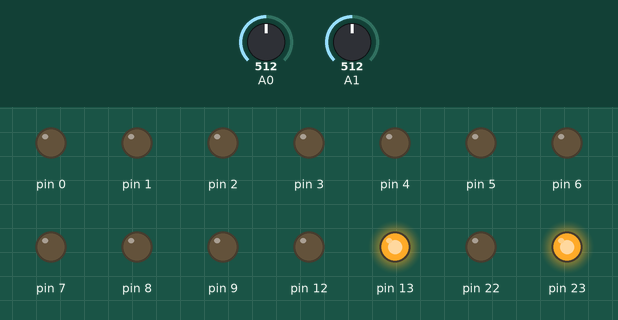
Recording of a sketch running on a simulated Arduino Uno, built with avr-gcc and run on an emulated ATmega328P. On the bench: output pins drawn as LEDs (lit = HIGH). The test bench sets the inputs (shaded band); at power-on: A0 = 512, A1 = 512.

Above: at 0.8 s.
0.9 s: A0 set to 308
2.4 s: A0 set to 285
At 3.6 s:
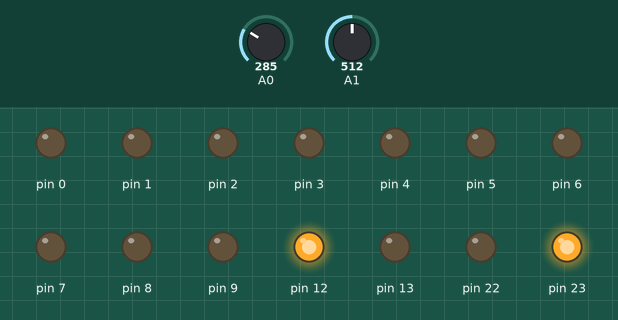
3.9 s: A1 set to 312
5.4 s: A1 set to 293
At 6.0 s:
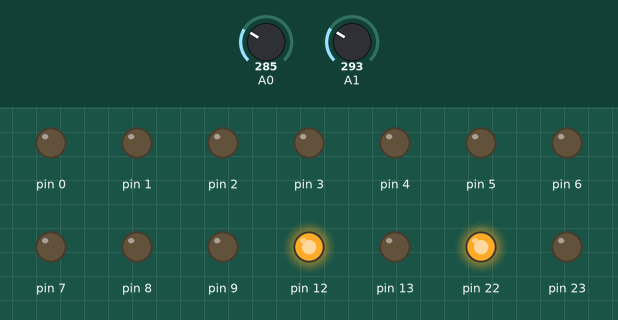
6.9 s: A0 set to 306
At 8.1 s:
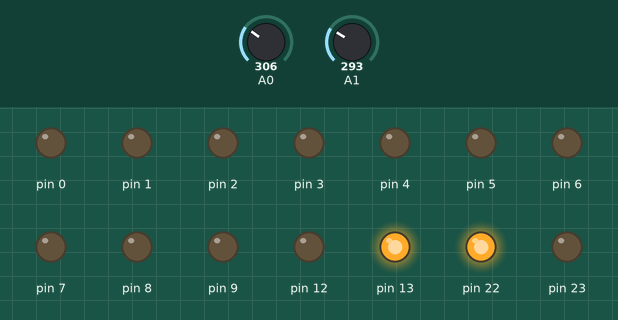
8.4 s: A0 set to 290
At 9.5 s:
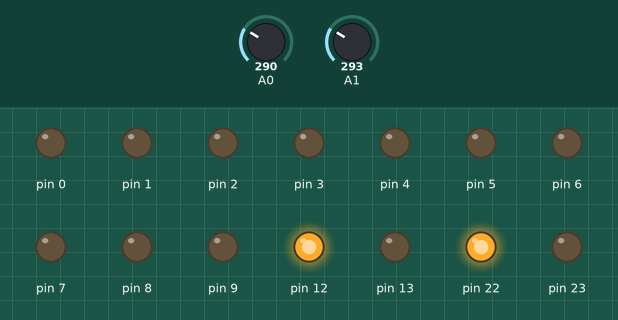
Timing chart, 0 to 10.9 s (numbered marks = the images above; inputs shaded):
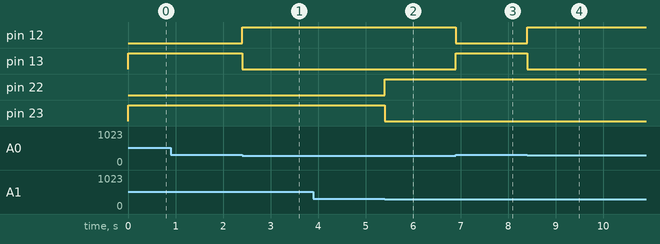

The sketch:

depth_avoider.ino
```cpp
#include <avr/io.h>
#include <util/delay.h>
#define checkbit(x,y) ((x) & (y))
#define bitn(p) (0x01 << (p))

int main (void)
{
  int left_ir, right_ir;
  DDRD = 0xFF;
  DDRB = 0xFF;

  while(1)
  {
    ADMUX = 0x40;
    ADCSRA = 0xC7;
    while(checkbit(ADCSRA, bitn(ADSC)));
    left_ir = ADCW;

    ADMUX = 0x41;
    ADCSRA = 0xC7;
    while(checkbit(ADCSRA, bitn(ADSC)));
    right_ir = ADCW;


    if ((left_ir > 300) && (right_ir > 300))
    {
       PORTB = 0b10100000;
    }
    if ((left_ir < 300) && (right_ir < 300))
    {
       PORTB = 0b01010000;
    }
    if ((left_ir > 300) && (right_ir < 300))
    {
       PORTB = 0b01100000;
    }
    if ((left_ir < 300) && (right_ir > 300))
    {
       PORTB = 0b10010000;
    }

  }

  return 0;
}
```

Measured:
- the behaviour switches between 300 and 299 on A0 (found by bisection; images 0 and 1)
- the behaviour switches between 300 and 299 on A1 (found by bisection; images 1 and 2)
- after the input at 0.9 s, every drawn part: stays the same
- after the input at 2.4 s, pin 12: LOW → HIGH at once; pin 13: HIGH → LOW at once
- after the input at 3.9 s, every drawn part: stays the same
- after the input at 5.4 s, pin 22: LOW → HIGH at once; pin 23: HIGH → LOW at once
- after the input at 6.9 s, pin 12: HIGH → LOW at once; pin 13: LOW → HIGH at once
- after the input at 8.4 s, pin 12: LOW → HIGH at once; pin 13: HIGH → LOW at once
